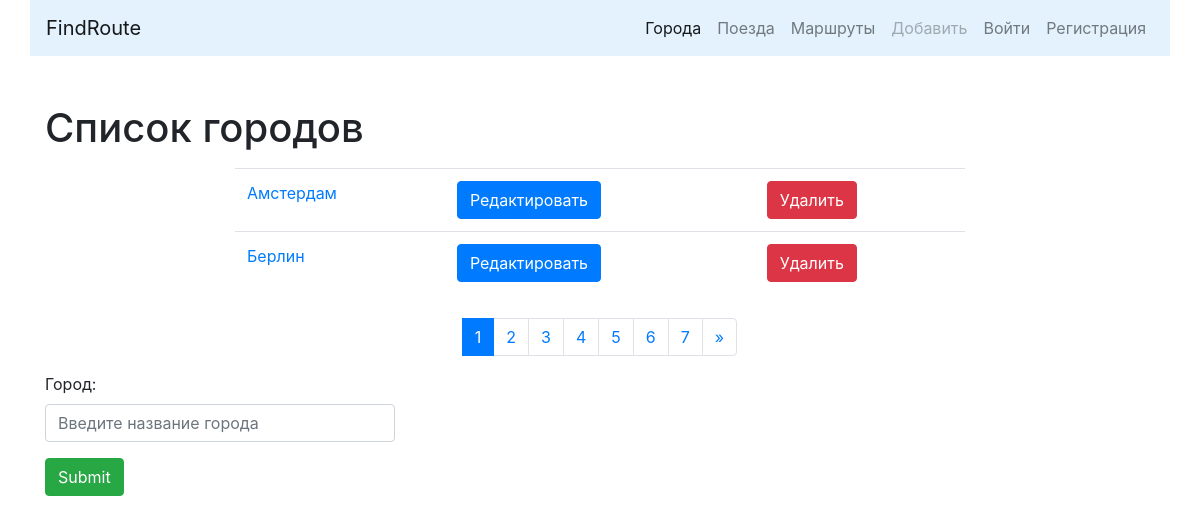
Before: /cities/ with the older database file.
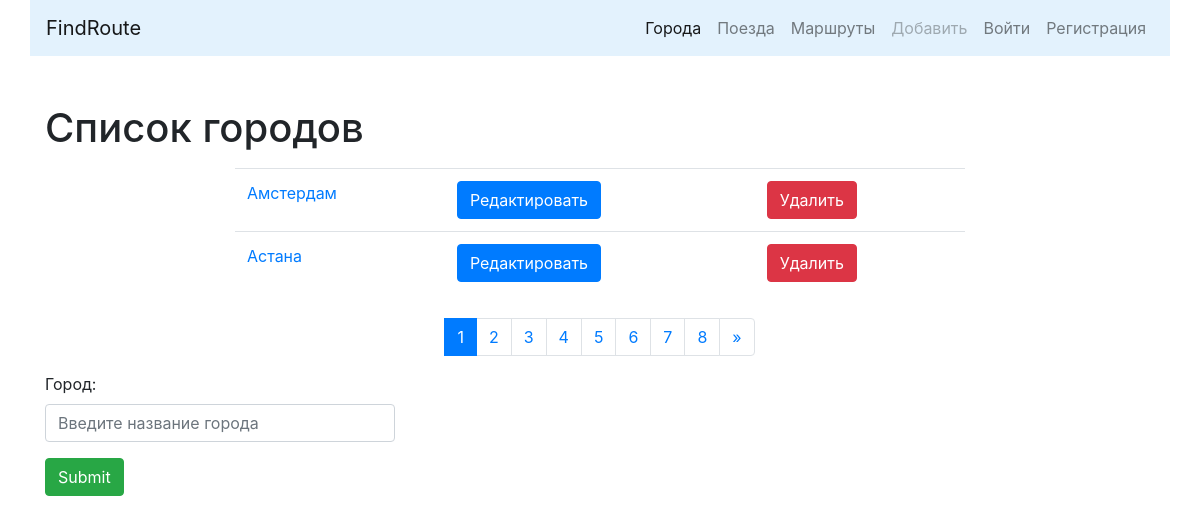
After: the same page with the newer database file.
### cities/models.py (models this page shows, shortened)
class City(models.Model):
    name = models.CharField(max_length=100, unique=True, verbose_name='Город')
    class Meta:
        verbose_name = 'Город'
        verbose_name_plural = 'Города'
        ordering = ['name']

### cities/views.py (the view)
# urls.py: path('', CityListView.as_view(), name='home'),
class CityListView(ListView):
    paginate_by = 2
    model = City
    template_name = 'cities/home.html'
    def get_context_data(self, **kwargs):
        context = super().get_context_data(**kwargs)
        form = CityForm()
        context['form'] = form
        return context

### cities/forms.py
class CityForm(forms.ModelForm):
    name = forms.CharField(label='Город', widget=forms.TextInput(attrs={
        'class': 'form-control',
        'placeholder': 'Введите название города '
    }))
    class Meta:
        model = City
        fields = ('name', )

### cities/templates/cities/home.html (shortened to what this page needs)
{% extends 'base.html' %}
{% block content%}
<h1>Список городов</h1>
<div class="row">
    <div class="col-md-8 mx-auto my-2">
        <table class="table table-stripped">
            {% for object in page_obj %}
            <tr>
                <td>
                    <a href="{% url 'cities:detail' pk=object.pk %}">{{ object.name }}</a>
                </td>
                <td>
                    <a href="{% url 'cities:update' pk=object.pk %}">
                        <button type="submit" class="btn btn-primary">Редактировать</button>
                    </a>
                </td>
                <td>
                    <a href="{% url 'cities:delete' pk=object.pk %}">
                        <button type="submit" class="btn btn-danger">Удалить</button>
                    </a>
                </td>
            </tr>
            {% endfor %}
        </table>
    </div>
</div>
<nav aria-label="Page navigation example">
  <ul class="pagination justify-content-center">
    {% for page in page_obj.paginator.page_range %}
        <li class="page-item {% if page == page_obj.number %} active {% endif %} ">
            <a class="page-link" href="?page={{page}}">
                {{ page }}
            </a>
        </li>
    {% endfor %}
    <li class="page-item">
        {% if page_obj.has_next %}
      <a class="page-link" href="?page={{ page_obj.paginator.num_pages }}" aria-label="Next">
        <span aria-hidden="true">&raquo;</span>
      </a>
        {% endif %}
    </li>
  </ul>
</nav>
<div class="row">
    <div class="col-md-4">
        <form action="{% url 'cities:create' %}" method="post">
            {{ form.as_p }}
            <input class="btn btn-success" type="submit" value="Submit">
        </form>
    </div>
</div>
{% endblock %}

Changed rows visible on the page:
no longer on this page (row unchanged): City: name "Берлин"
added City: name "Астана"
Other visible differences:
new list line: "8"
